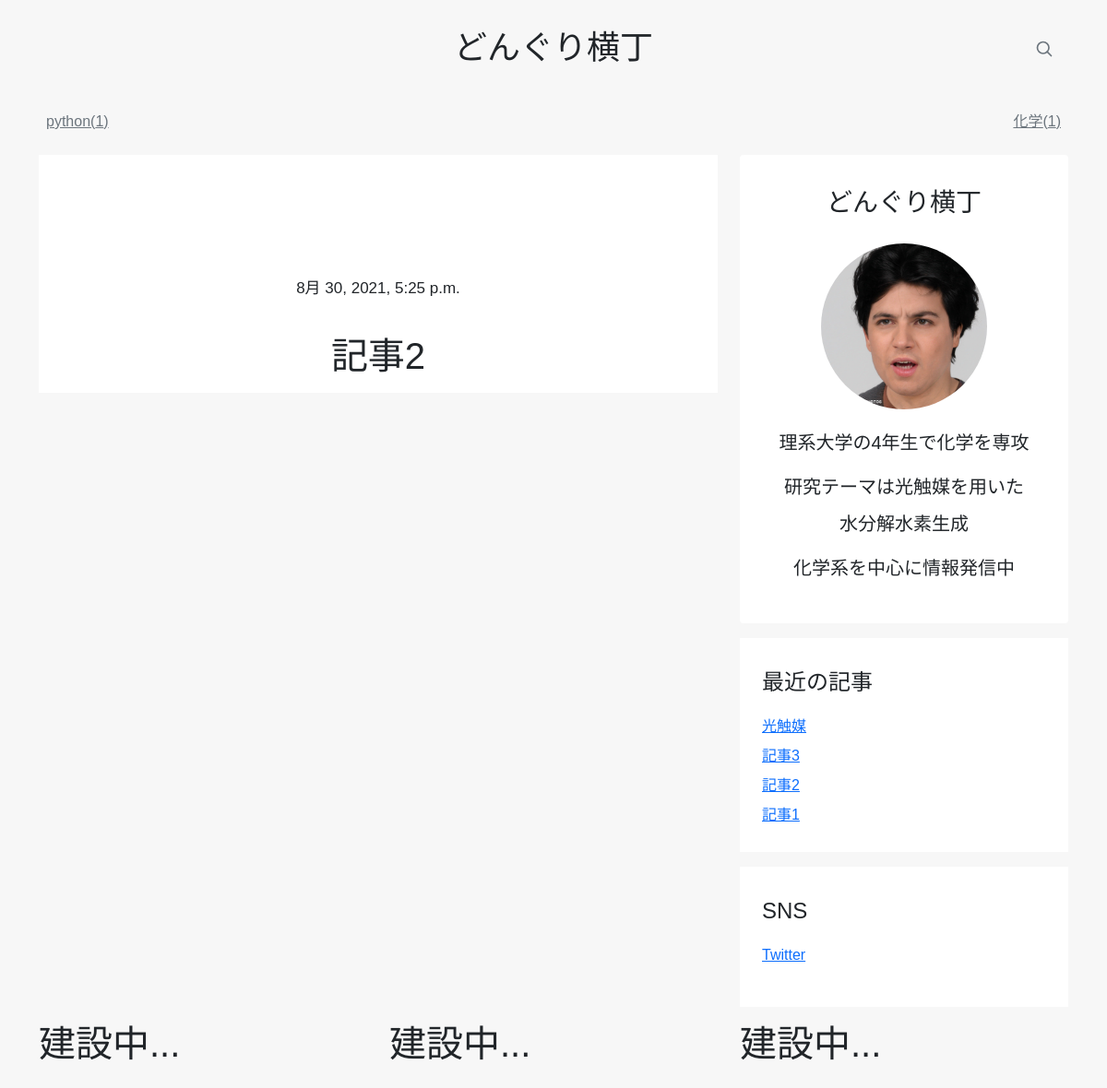
The app's page /post/detail/2/ with its own data.
### post/models.py (models this page shows, shortened)
class Category(models.Model):
    name = models.CharField(max_length=64, verbose_name='名前')

class Post(models.Model):
    title = models.CharField(max_length=64, verbose_name='タイトル', blank=True, null=False)
    created_at = models.DateTimeField(default=datetime.now, verbose_name='作成時間')
    updated_at = models.DateTimeField(auto_now=True, verbose_name='更新時間')
    heading = models.CharField(verbose_name='見出し', blank=True, null=True, max_length=200)
    content = models.TextField(verbose_name='本文', blank=True, null=True)
    view_count = models.IntegerField(verbose_name='閲覧人数', blank=True, null=True, default=0)
    thumbnail = models.ImageField(verbose_name='サムネイル', null=True, blank=True)
    is_public = models.BooleanField(default=True, verbose_name='公開可能か')
    category = models.ForeignKey("Category", on_delete=models.CASCADE, verbose_name='カテゴリ', null=True, blank=True)
    recommendation = models.ManyToManyField("self", verbose_name='おすすめ',blank=True)
    group = models.ForeignKey("Group", on_delete=models.CASCADE, verbose_name='グループ', null=True, blank=True)

### post/views.py (the view)
# urls.py: path('detail/<int:id>/', views.post_detail, name='detail'),
def post_detail(request, id):
    params = {
        "recent_post": Post.objects.order_by('-created_at')[:5],
        'post': Post.objects.get(id=id),
        "category" :Category.objects.all(),
    }
    return render(request, 'post/post_detail.html', params)

### post/templates/post/post_detail.html (shortened to what this page needs)
{% extends 'home/main2.html' %}
{% load static %}
{% block main %}
<article class="col-md-8">
    <div style="background-color: #fff;">
        <br><br><br><br>
        <p class="text-center">{{post.created_at}}</p>
        <h1 class="text-center">{{post.title}}</h1>
    </div>
</article>
{% endblock %}

### home/templates/include/category.html
{% load static %}
<div class="container">
    <div class="nav-scroller py-1 mb-2">
      <nav class="nav d-flex justify-content-between">
          {% for c in category %}
          <a class="p-2 link-secondary" href="{% url 'post:post_category' id=c.id %}">{{c.name}}({{c.post_set.count}})</a>
          {% endfor %}
      </nav>
    </div>
</div>

### home/templates/include/side.html
{% load static %}
<aside class="col-md-4">
  <div class="p-4 mb-3 rounded text-center" style="background-color: #fff;">
    <h3 class="font-italic mb-3">どんぐり横丁</h3>
      <img src="{% static 'home/profile.jpg' %}" alt="" style="height: 180px; width: 180px; border-radius: 50%;">
      <h5 class="mt-3">理系大学の4年生で化学を専攻</h5>
      <h5 class="mb-2">研究テーマは光触媒を用いた<br>水分解水素生成</h5>
      <h5>化学系を中心に情報発信中</p>
  </div>
  <div class="p-4 mb-3" style="background-color: #fff;">
    <h4 class="font-italic">最近の記事</h4>
    <ol class="list-unstyled mb-0">
        {% for r in recent_post %}
        <li><a href="{% url 'post:detail' r.id %}">{{r.title}}</a></li>
        {% endfor %}
    </ol>
  </div>
  <div class="p-4" style="background-color: #fff;">
    <h4 class="font-italic">SNS</h4>
    <ol class="list-unstyled">
      <li><a href="https://twitter.com/@pP516kC1MSFzA82" target="_blank">Twitter</a></li>
    </ol>
  </div>
</aside>

### home/static/style.css (style rules this page uses)
p { font-size: 17px; }
body, p, h1, h2, h3, h4, h5, h6 { font-family: Noto, Hiragino Sans,Helvetica,Arial,sans-serif; text-rendering: optimizeLegibility; background: transparent; -webkit-font-smoothing: antialiased; line-height: 2; }

### records on screen
Category: name "python", post_set.count "1"
Category: name "化学", post_set.count "1"
Post: created_at "8月 30, 2021, 5:25 p.m.", title "記事2"
Post: title "光触媒"
Post: title "記事3"
Post: title "記事1"
